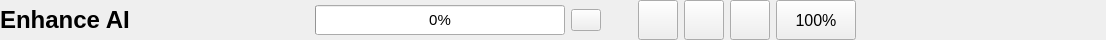
     <widget class="QFrame" name="toolbar">
      <property name="sizePolicy">
       <sizepolicy hsizetype="Expanding" vsizetype="Preferred">
        <horstretch>0</horstretch>
        <verstretch>0</verstretch>
       </sizepolicy>
      </property>
      <property name="maximumSize">
       <size>
        <width>16777215</width>
        <height>40</height>
       </size>
      </property>
      <property name="frameShape">
       <enum>QFrame::NoFrame</enum>
      </property>
      <property name="frameShadow">
       <enum>QFrame::Plain</enum>
      </property>
      <property name="lineWidth">
       <number>0</number>
      </property>
      <layout class="QGridLayout" name="gridLayout">
       <property name="leftMargin">
        <number>0</number>
       </property>
       <property name="topMargin">
        <number>0</number>
       </property>
       <property name="rightMargin">
        <number>6</number>
       </property>
       <property name="bottomMargin">
        <number>0</number>
       </property>
       <property name="horizontalSpacing">
        <number>0</number>
       </property>
       <item row="0" column="0">
        <widget class="QFrame" name="frame">
         <property name="sizePolicy">
          <sizepolicy hsizetype="Expanding" vsizetype="Preferred">
           <horstretch>0</horstretch>
           <verstretch>0</verstretch>
          </sizepolicy>
         </property>
         <property name="minimumSize">
          <size>
           <width>300</width>
           <height>0</height>
          </size>
         </property>
         <property name="frameShape">
          <enum>QFrame::NoFrame</enum>
         </property>
         <property name="frameShadow">
          <enum>QFrame::Raised</enum>
         </property>
         <layout class="QHBoxLayout" name="horizontalLayout_9">
          <property name="leftMargin">
           <number>0</number>
          </property>
          <property name="topMargin">
           <number>0</number>
          </property>
          <property name="rightMargin">
           <number>0</number>
          </property>
          <property name="bottomMargin">
           <number>0</number>
          </property>
          <item>
           <widget class="QLabel" name="label_title">
            <property name="font">
             <font>
              <pointsize>18</pointsize>
              <bold>true</bold>
             </font>
            </property>
            <property name="text">
             <string>Enhance AI</string>
            </property>
           </widget>
          </item>
         </layout>
        </widget>
       </item>
       <item row="0" column="3">
        <widget class="QFrame" name="frame_4">
         <property name="minimumSize">
          <size>
           <width>244</width>
           <height>0</height>
          </size>
         </property>
         <property name="maximumSize">
          <size>
           <width>244</width>
           <height>16777215</height>
          </size>
         </property>
         <property name="frameShape">
          <enum>QFrame::NoFrame</enum>
         </property>
         <property name="frameShadow">
          <enum>QFrame::Plain</enum>
         </property>
         <layout class="QHBoxLayout" name="horizontalLayout_7">
          <property name="spacing">
           <number>6</number>
          </property>
          <property name="leftMargin">
           <number>12</number>
          </property>
          <property name="rightMargin">
           <number>0</number>
          </property>
          <item>
           <widget class="QLabel" name="label_cuda">
            <property name="text">
             <string/>
            </property>
           </widget>
          </item>
         </layout>
        </widget>
       </item>
       <item row="0" column="1" alignment="Qt::AlignRight">
        <widget class="QFrame" name="frame_3">
         <property name="sizePolicy">
          <sizepolicy hsizetype="Expanding" vsizetype="Preferred">
           <horstretch>0</horstretch>
           <verstretch>0</verstretch>
          </sizepolicy>
         </property>
         <property name="frameShape">
          <enum>QFrame::NoFrame</enum>
         </property>
         <property name="frameShadow">
          <enum>QFrame::Raised</enum>
         </property>
         <layout class="QHBoxLayout" name="horizontalLayout_10">
          <property name="leftMargin">
           <number>0</number>
          </property>
          <property name="topMargin">
           <number>0</number>
          </property>
          <property name="rightMargin">
           <number>0</number>
          </property>
          <property name="bottomMargin">
           <number>0</number>
          </property>
          <item>
           <widget class="QFrame" name="frame_progressBar">
            <property name="sizePolicy">
             <sizepolicy hsizetype="Expanding" vsizetype="Preferred">
              <horstretch>0</horstretch>
              <verstretch>0</verstretch>
             </sizepolicy>
            </property>
            <property name="minimumSize">
             <size>
              <width>0</width>
              <height>16</height>
             </size>
            </property>
            <property name="frameShape">
             <enum>QFrame::NoFrame</enum>
            </property>
            <property name="frameShadow">
             <enum>QFrame::Raised</enum>
            </property>
            <layout class="QHBoxLayout" name="horizontalLayout_11">
             <property name="spacing">
              <number>6</number>
             </property>
             <property name="leftMargin">
              <number>0</number>
             </property>
             <property name="topMargin">
              <number>0</number>
             </property>
             <property name="rightMargin">
              <number>0</number>
             </property>
             <property name="bottomMargin">
              <number>0</number>
             </property>
             <item>
              <widget class="QLabel" name="label_progressBar">
               <property name="font">
                <font>
                 <pointsize>12</pointsize>
                </font>
               </property>
               <property name="text">
                <string/>
               </property>
              </widget>
             </item>
             <item>
              <widget class="QProgressBar" name="progressBar">
               <property name="minimumSize">
                <size>
                 <width>250</width>
                 <height>30</height>
                </size>
               </property>
               <property name="maximumSize">
                <size>
                 <width>180</width>
                 <height>16777215</height>
                </size>
               </property>
               <property name="font">
                <font>
                 <pointsize>11</pointsize>
                </font>
               </property>
               <property name="value">
                <number>0</number>
               </property>
              </widget>
             </item>
             <item>
              <widget class="QPushButton" name="pushButton_cancelOp">
               <property name="minimumSize">
                <size>
                 <width>30</width>
                 <height>0</height>
                </size>
               </property>
               <property name="maximumSize">
                <size>
                 <width>30</width>
                 <height>16777215</height>
                </size>
               </property>
               <property name="font">
                <font>
                 <pointsize>9</pointsize>
                </font>
               </property>
               <property name="text">
                <string/>
               </property>
               <property name="icon">
                <iconset resource="icons.qrc">
                 <normaloff>:/icons32/x.svg</normaloff>:/icons32/x.svg</iconset>
               </property>
               <property name="iconSize">
                <size>
                 <width>24</width>
                 <height>24</height>
                </size>
               </property>
              </widget>
             </item>
            </layout>
           </widget>
          </item>
          <item>
           <widget class="QFrame" name="frame_2">
            <property name="minimumSize">
             <size>
              <width>25</width>
              <height>0</height>
             </size>
            </property>
            <property name="frameShape">
             <enum>QFrame::NoFrame</enum>
            </property>
            <property name="frameShadow">
             <enum>QFrame::Raised</enum>
            </property>
           </widget>
          </item>
          <item>
           <widget class="QPushButton" name="pushButton_single">
            <property name="minimumSize">
             <size>
              <width>40</width>
              <height>40</height>
             </size>
            </property>
            <property name="text">
             <string/>
            </property>
            <property name="icon">
             <iconset resource="icons.qrc">
              <normaloff>:/icons32/square.svg</normaloff>:/icons32/square.svg</iconset>
            </property>
            <property name="iconSize">
             <size>
              <width>24</width>
              <height>24</height>
             </size>
            </property>
           </widget>
          </item>
          <item>
           <widget class="QPushButton" name="pushButton_split">
            <property name="minimumSize">
             <size>
              <width>40</width>
              <height>40</height>
             </size>
            </property>
            <property name="text">
             <string/>
            </property>
            <property name="icon">
             <iconset resource="icons.qrc">
              <normaloff>:/icons32/columns.svg</normaloff>:/icons32/columns.svg</iconset>
            </property>
            <property name="iconSize">
             <size>
              <width>24</width>
              <height>24</height>
             </size>
            </property>
           </widget>
          </item>
          <item>
           <widget class="QPushButton" name="pushButton_quad">
            <property name="minimumSize">
             <size>
              <width>40</width>
              <height>40</height>
             </size>
            </property>
            <property name="text">
             <string/>
            </property>
            <property name="icon">
             <iconset resource="icons.qrc">
              <normaloff>:/icons32/grid.svg</normaloff>:/icons32/grid.svg</iconset>
            </property>
            <property name="iconSize">
             <size>
              <width>24</width>
              <height>24</height>
             </size>
            </property>
           </widget>
          </item>
          <item>
           <widget class="QPushButton" name="pushButton_zoom">
            <property name="minimumSize">
             <size>
              <width>0</width>
              <height>40</height>
             </size>
            </property>
            <property name="font">
             <font>
              <pointsize>12</pointsize>
             </font>
            </property>
            <property name="text">
             <string>100%</string>
            </property>
            <property name="icon">
             <iconset resource="icons.qrc">
              <normaloff>:/icons32/zoom-in.svg</normaloff>:/icons32/zoom-in.svg</iconset>
            </property>
            <property name="iconSize">
             <size>
              <width>24</width>
              <height>24</height>
             </size>
            </property>
           </widget>
          </item>
         </layout>
        </widget>
       </item>
      </layout>
     </widget>
